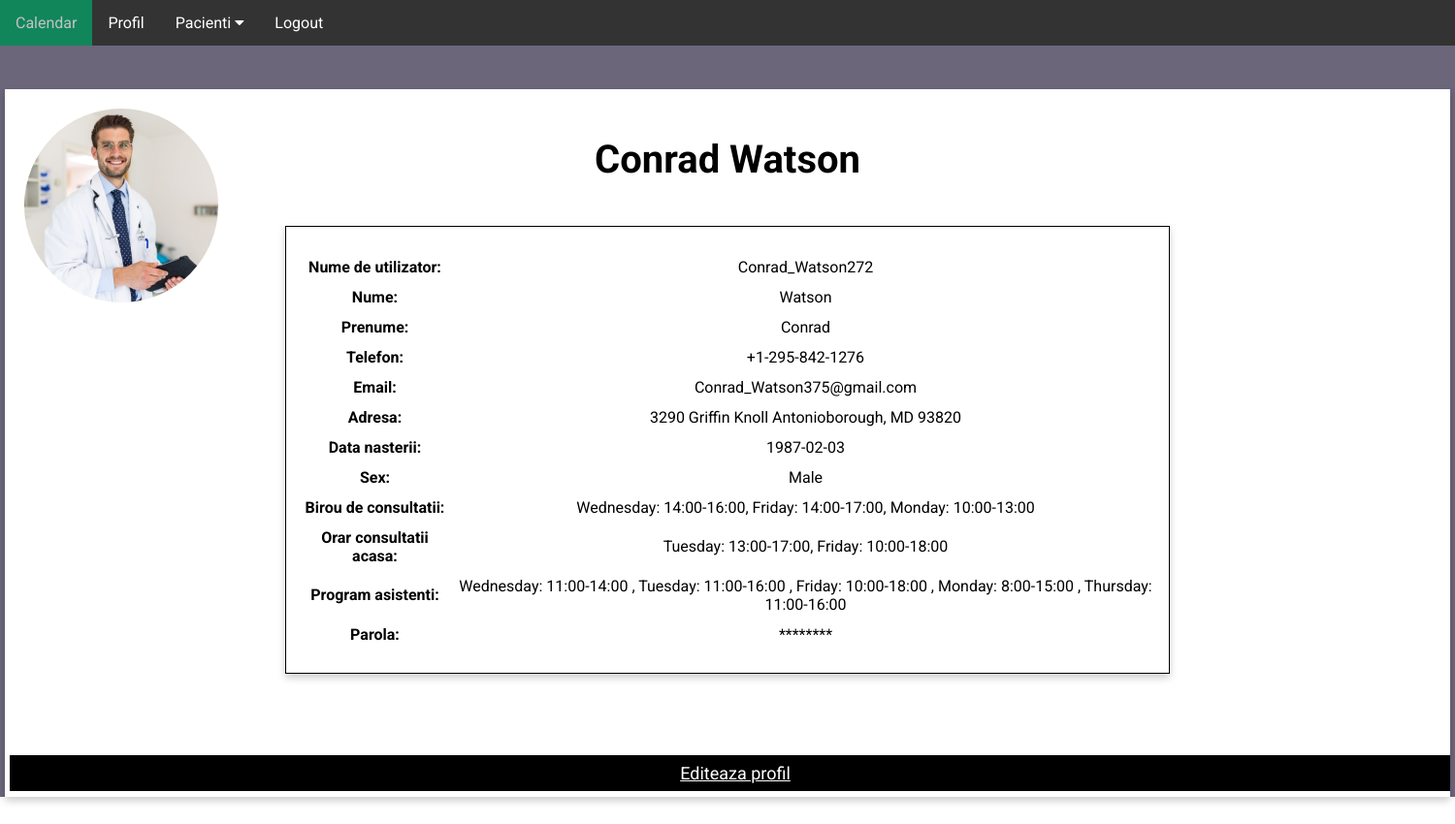
The app's page /medic-profil (signed in) with its own data.
### app/domain/entities.py (models this page shows, shortened)
class Doctor(UserMixin, db.Model):
    id = db.Column(db.Integer, primary_key=True)
    username = db.Column(db.String(64), index=True, unique=True, nullable=False)
    first_name = db.Column(db.String(64), index=True, nullable=False)
    last_name = db.Column(db.String(64), index=True, nullable=False)
    phone_number = db.Column(db.Integer, index=True, unique=True, nullable=False)
    email = db.Column(db.String(128), index=True, unique=True, nullable=False)
    address = db.Column(db.String(256), index=True, nullable=False)
    birth_date = db.Column(db.String(128), index=True, nullable=False)
    gender = db.Column(db.String(8), index=True, nullable=False)
    consultation_schedule_office = db.Column(db.String(128), index=True, nullable=False)
    consultation_schedule_away = db.Column(db.String(128), index=True, nullable=False)
    assistants_schedule = db.Column(db.String(128), index=True)
    password_hash = db.Column(db.String(256), index=True, unique=False)
    patients = db.relationship('Patient', backref='doctor', lazy='dynamic')
    consultations = db.relationship('Consultation', backref='doctor', lazy='dynamic')

### app/ui/ui.py (the view)
    @staticmethod
    @app.route('/medic-profil')
    def medic_profil():
        doctor = service.get_doctor_by_id(service.session['doctor'])
        if "doctor" not in service.session:
            return redirect(url_for('login'))
        return render_template('medic-profil.html', doctor=doctor)

### app/domain/entities.py (called while the page is built)
@login_manager.user_loader
def load_user(id):
    return Doctor.query.get(int(id))

### app/repository/database.py (called while the page is built)
    def find_doctor_by_id(self, doctor_id):
        doctor = self.db.session.get(Doctor, doctor_id)
        if doctor is None:
            raise ValueError("Doctor not found")
        return doctor

### app/service/service.py (called while the page is built)
    def get_doctor_by_id(self, doctor_id):
        return self.db.find_doctor_by_id(doctor_id)

### app/templates/medic-profil.html (shortened to what this page needs)
<!DOCTYPE html>
<html lang="en">
<head>
    <link rel="stylesheet" href="../static/main-style.css">
    <link rel="stylesheet" href="https://cdnjs.cloudflare.com/ajax/libs/font-awesome/4.7.0/css/font-awesome.min.css">
</head>
<body>
    <section class="header">
            <div class="navbar">
                <a href="/medic-home">Calendar</a>
                <a href="/medic-profil">Profil</a>
                <div class="dropdown">
                    <button class="dropbtn">Pacienti
                        <i class="fa fa-caret-down"></i>
                    </button>
                </div>
                <a href="{{ url_for('logout') }}">Logout</a>
            </div>
            <div class="main-box">
                  <img src="../static/doctor.jpg" class="profile-img" alt="John">
                  <h1 class="name">{{doctor.first_name}} {{doctor.last_name}}</h1>
                  <div class="profile-box">
                    <table class="medic-table">
                        <tr>
                            <th>Nume de utilizator:</th>
                            <td>{{doctor.username}}</td>
                        </tr>
                        <tr>
                            <th>Nume:</th>
                            <td>{{doctor.last_name}}</td>
                        </tr>
                        <tr>
                            <th>Prenume:</th>
                            <td>{{doctor.first_name}}</td>
                        </tr>
                        <tr>
                            <th>Telefon:</th>
                            <td>{{doctor.phone_number}}</td>
                        </tr>
                        <tr>
                            <th>Email:</th>
                            <td>{{doctor.email}}</td>
                        </tr>
                        <tr>
                            <th>Adresa:</th>
                            <td>{{doctor.address}}</td>
                        </tr>
                        <tr>
                            <th>Data nasterii:</th>
                            <td>{{doctor.birth_date}}</td>
                        </tr>
                        <tr>
                            <th>Sex:</th>
                            <td>{{doctor.gender}}</td>
                        </tr>
                        <tr>
                            <th>Birou de consultatii:</th>
                            <td>{{doctor.consultation_schedule_office}}</td>
                        </tr>
                        <tr>
                            <th>Orar consultatii acasa:</th>
                            <td>{{doctor.consultation_schedule_away}}</td>
                        </tr>
                        <tr>
                            <th>Program asistenti:</th>
                            <td>{{doctor.assistants_schedule}}</td>
                        </tr>
                        <tr>
                            <th>Parola:</th>
                            <td>********</td>
                        </tr>
                    </table>
                  </div>
                  <p><a href="/edit-medic" class="contact-btn">Editeaza profil</a></p>
            </div>
    </section>
</body>
</html>

### app/static/main-style.css (style rules this page uses)
* { margin: 0; padding: 0; font-family: 'Roboto', sans-serif; }
.header { min-height: 100vh; width: 100%; background-color:#6b667a; background-position: center; background-size: cover; position: relative; }
.navbar { overflow: hidden; background-color: #333; font-family: Arial; }
.navbar a { left: 80px; float: left; font-size: 16px; color: white; text-align: center; padding: 14px 16px; text-decoration: none; }
.dropdown { float: left; overflow: hidden; }
.dropdown .dropbtn { font-size: 16px; border: none; outline: none; color: white; padding: 14px 16px; background-color: inherit; font-family: inherit; margin: 0; }
.main-box { box-shadow: 0 4px 8px 0 rgba(0, 0, 0, 0.2); width: 1480px; height: 720px; position: relative; margin: 3% auto; background: #fff; padding: 5px; overflow: hidden; text-align: center; }
.name { margin: 3% auto; font-size: 40px; }
.contact-btn { position: relative; top: 40px; border: none; outline: 0; display: inline-block; padding: 8px; color: white; background-color: #000; text-align: center; cursor: pointer; width: 100%; font-size: 18px; }
.profile-img { width: 200px; position: absolute; top: 20px; left: 20px; border-radius: 50%; }
.profile-box { width: 900px; height: 450px; border: 1px solid #000; box-shadow: 0 4px 8px 0 rgba(0, 0, 0, 0.2); position: relative; margin: 3% auto; background: #fff; padding: 5px; overflow: hidden; text-align: center; }
.medic-table, th, td { margin: 15px auto; padding: 5px; }

### records on screen
Doctor: first_name "Conrad", last_name "Watson", username "Conrad_Watson272", phone_number "+1-295-842-1276", email "Conrad_Watson375@gmail.com", address "3290 Griffin Knoll Antonioborough, MD 93820", birth_date "1987-02-03", gender "Male", consultation_schedule_office "Wednesday: 14:00-16:00, Friday: 14:00-17:00, Monday: 10:00-13:00", consultation_schedule_away "Tuesday: 13:00-17:00, Friday: 10:00-18:00", assistants_schedule "Wednesday: 11:00-14:00 , Tuesday: 11:00-16:00 , Friday: 10:00-18:00 , Monday: 8:00-15:00 , Thursday: 11:00-16:00"
